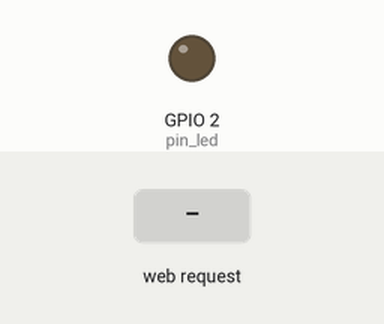
A sketch run on a simulated ESP8266 (Wemos D1 mini). Shown: output pins drawn as LEDs (lit = HIGH). Inputs (shaded band) come from the test bench. WiFi joins after 1.5 s; servers stay silent unless stated; what the sketch prints to the serial monitor is not drawn.

Above: at 2.7 s.
2.8 s: HTTP request GET /toggle received
At 3.2 s:
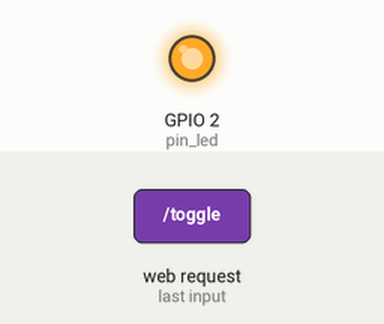
Timing chart, 0 to 5.8 s (numbered marks = the images above; inputs shaded):
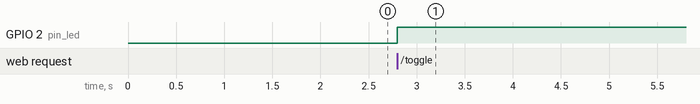

Measured:
- after the input at 2.8 s, GPIO 2 (pin_led): LOW → HIGH at once

The sketch:

wemos.ino
```cpp
#include <ESP8266WiFi.h>
#include <ESP8266WebServer.h>

ESP8266WebServer server;
uint8_t pin_led = 2;
char* ssid = "Teste";
char* password = "test1234";

void setup() {
    pinMode(pin_led, OUTPUT);
    WiFi.hostname("ESP-host");
    WiFi.begin(ssid,password);
    Serial.begin(115200);
    while(WiFi.status()!=WL_CONNECTED) {
        Serial.print(".");
        delay(500);
    }
    Serial.println("");
    Serial.print("IP Address: ");
    Serial.print(WiFi.localIP());

    server.on("/",[](){server.send(200,"text/plain","Hellou bridge!");});
    server.on("/toggle",toggleLED);
    server.begin();
}

void loop() {
    server.handleClient();
}

void toggleLED() {
    digitalWrite(pin_led,!digitalRead(pin_led));
    delay(500);
    server.send(204,"");
}
```
